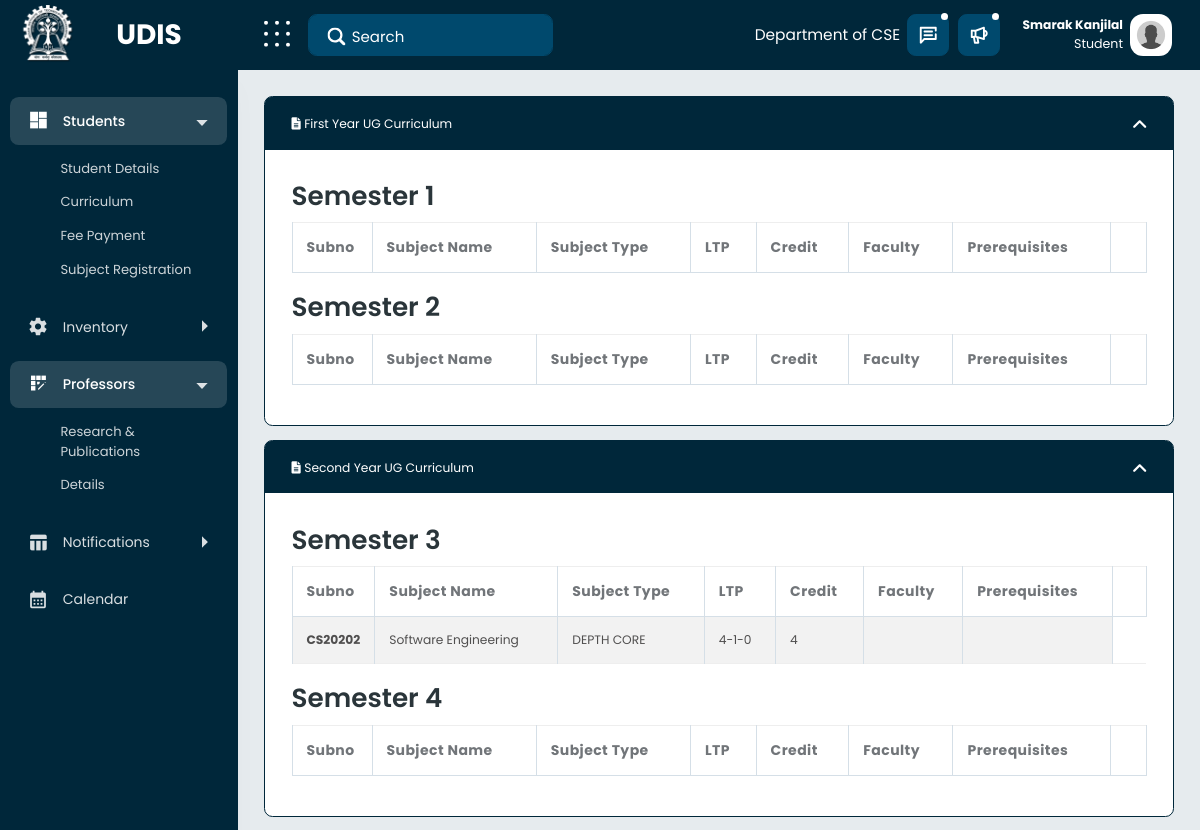
Page /curriculum (signed in, upper part) on the earlier database version.
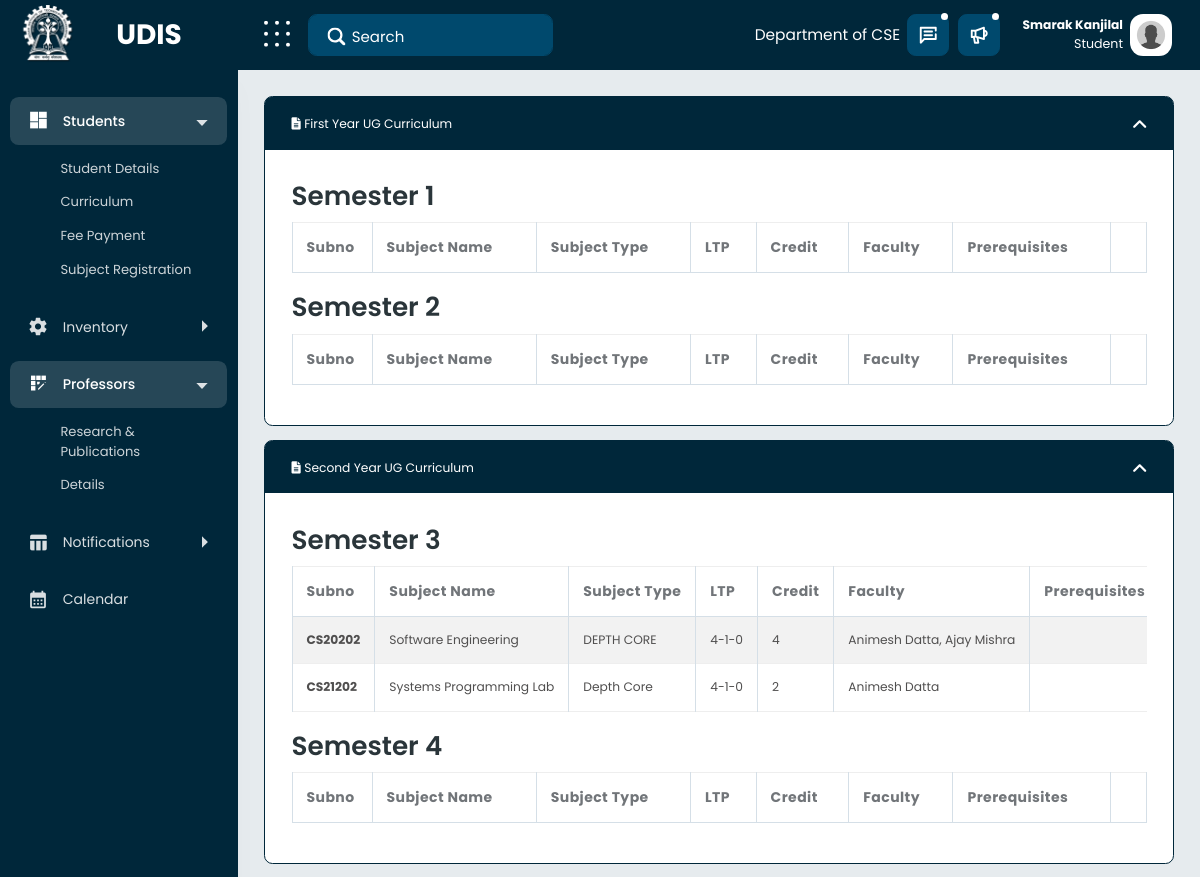
Same page on the later database version.
### mainapp/models.py (models this page shows, shortened)
class Course(models.Model):
    subno = models.CharField(max_length=200)
    name = models.TextField()
    department = models.CharField(
        max_length=255, default="Computer Science and Engineering", blank=True)
    url = models.CharField(max_length=200, blank=True, null=True)
    type = models.CharField(max_length=200, default="Depth Core", blank=True)
    mode = models.CharField(
        max_length=200, default="Theory", blank=True)  # rtheory or lab
    LTP = models.CharField(max_length=200, default="4-1-0", blank=True)
    credits = models.IntegerField(default=3, blank=True)
    sem = models.IntegerField()
    session = models.IntegerField()  # starting year
    capacity = models.IntegerField(default=100, blank=True)  # starting year
    enrolled = models.IntegerField(default=0, blank=True)  # starting year
    available = models.CharField(
        max_length=255, default="Available", blank=True)  # starting year
    prerequisites = models.ManyToManyField(
        "self", related_name="prerequisites", blank=True, null=True)
    slot = models.CharField(max_length=255, default='', blank=True, null=True)
    room = models.CharField(max_length=255, default='', blank=True, null=True)

class usermodel(AbstractUser):
    username = None
    email = models.EmailField(_("email address"), unique=True)
    created_At = models.DateTimeField(null=True, blank=True, auto_now=True)
    name = models.CharField(max_length=200, null=False)
    department = models.TextField(default="Computer Science and Engineering")
    firstname = models.CharField(max_length=200, blank=True, null=True)
    lastname = models.CharField(max_length=200, blank=True, null=True)
    USERNAME_FIELD = "email"
    REQUIRED_FIELDS = []
    derived_type = models.CharField(
        max_length=200, default="Student", blank=True, null=True)
    objects = CustomUserManager()

### mainapp/views.py (the view)
# urls.py: path('curriculum', views.curriculum),
@login_required(login_url="/signin")
def curriculum(request):
	courses = Course.objects.all()
	context = {
		"user": "Secretary",
		"courses": courses,
	}
	context["user"] = {"user": request.user,
					   "utype": request.user.derived_type}
	return render(request, "curriculum.html", context)

### mainapp/templatetags/apptags.py (called while the page is built)
@register.filter
def getProfs(course):
    str=""
    profs = course.professor_set.all()
    for prof in profs:
        str += prof.name+", "
    return str[:-2]

### mainapp/templates/curriculum.html (shortened to what the changed rows need)
{% extends "base.html" %} {% load static %}
{% load apptags %}
{% block content %}
<div class="content-body" style="min-height: 871px">
  <div class="container-fluid">
    <div class="row">
      <div class="col-xl-12">
        <div class="filter cm-content-box box-primary">
          <div class="cm-content-body form excerpt">
            <div class="card-body">
              <h2>Semester 1</h2>
              <div class="table-responsive">
                <table
                  class="table table-bordered table-striped table-condensed flip-content"
                >
                  <thead>
                    <tr>
                      <th style="width: 80px"><strong>Subno</strong></th>
                      <th><strong>Subject Name</strong></th>
                      <th><strong>Subject Type</strong></th>
                      <th><strong>LTP</strong></th>
                      <th><strong>Credit</strong></th>
                      <th><strong>Faculty</strong></th>
                      <th><strong>Prerequisites</strong></th>
                      <th></th>
                    </tr>
                  </thead>
                </table>
              </div>
              <h2>Semester 2</h2>
              <div class="table-responsive">
                <table
                  class="table table-bordered table-striped table-condensed flip-content"
                >
                  <thead>
                    <tr>
                      <th style="width: 80px"><strong>Subno</strong></th>
                      <th><strong>Subject Name</strong></th>
                      <th><strong>Subject Type</strong></th>
                      <th><strong>LTP</strong></th>
                      <th><strong>Credit</strong></th>
                      <th><strong>Faculty</strong></th>
                      <th><strong>Prerequisites</strong></th>
                      <th></th>
                    </tr>
                  </thead>
                </table>
              </div>
            </div>
          </div>
        </div>
        <div class="filter cm-content-box box-primary">
          <div class="cm-content-body form excerpt">
            <div class="card-body">
              <h2>Semester 3</h2>
              <div class="table-responsive">
                <table
                  class="table table-bordered table-striped table-condensed flip-content"
                >
                  <thead>
                    <tr>
                      <th style="width: 80px"><strong>Subno</strong></th>
                      <th><strong>Subject Name</strong></th>
                      <th><strong>Subject Type</strong></th>
                      <th><strong>LTP</strong></th>
                      <th><strong>Credit</strong></th>
                      <th><strong>Faculty</strong></th>
                      <th><strong>Prerequisites</strong></th>
                      <th></th>
                    </tr>
                  </thead>
                  <tbody>
                    {% for course in courses %} {% if course.sem == 3 %}
                    <tr>
                      <td><strong>{{course.subno}}</strong></td>
                      <td href="{{course.url}}">{{course.name}}</td>
                      <td>{{course.type}}</td>
                      <td>{{course.LTP}}</td>
                      <td>{{course.credits}}</td>
                      <td>{{course|getProfs}}</td>
                      <td></td>
                    </tr>
                    {% endif %} {% endfor %}
                  </tbody>
                </table>
              </div>
              <h2>Semester 4</h2>
              <div class="table-responsive">
                <table
                  class="table table-bordered table-striped table-condensed flip-content"
                >
                  <thead>
                    <tr>
                      <th style="width: 80px"><strong>Subno</strong></th>
                      <th><strong>Subject Name</strong></th>
                      <th><strong>Subject Type</strong></th>
                      <th><strong>LTP</strong></th>
                      <th><strong>Credit</strong></th>
                      <th><strong>Faculty</strong></th>
                      <th><strong>Prerequisites</strong></th>
                      <th></th>
                    </tr>
                  </thead>
                </table>
              </div>
            </div>
          </div>
        </div>
      </div>
    </div>
  </div>
</div>
{% endblock content %}

Differences in the rows shown:
changed Course "CS20202": id.name (not shown) → "Animesh Datta, Ajay Mishra"
added Course: subno "CS21202", name "Systems Programming Lab", type "Depth Core", LTP "4-1-0", credits "2", id.name "Animesh Datta"
